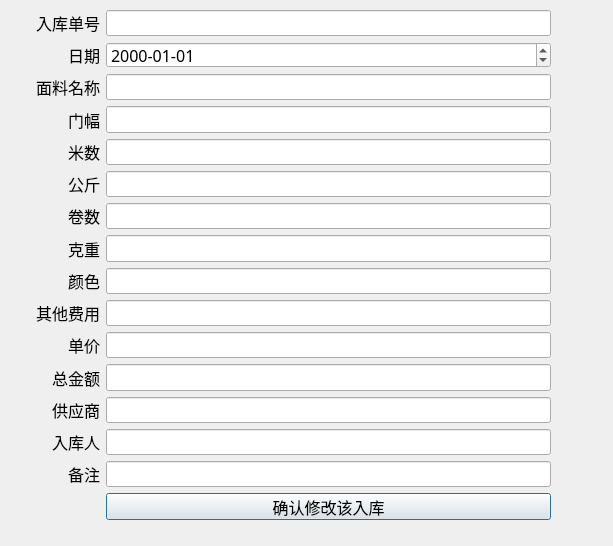
<?xml version="1.0" encoding="UTF-8"?>
<ui version="4.0">
 <class>MianliaoEdit</class>
 <widget class="QDialog" name="MianliaoEdit">
  <property name="geometry">
   <rect>
    <x>0</x>
    <y>0</y>
    <width>613</width>
    <height>546</height>
   </rect>
  </property>
  <property name="windowTitle">
   <string>Dialog</string>
  </property>
  <widget class="QWidget" name="formLayoutWidget">
   <property name="geometry">
    <rect>
     <x>20</x>
     <y>10</y>
     <width>531</width>
     <height>510</height>
    </rect>
   </property>
   <layout class="QFormLayout" name="formLayout">
    <item row="0" column="0">
     <widget class="QLabel" name="Label">
      <property name="minimumSize">
       <size>
        <width>80</width>
        <height>0</height>
       </size>
      </property>
      <property name="font">
       <font>
        <family>Agency FB</family>
        <pointsize>12</pointsize>
       </font>
      </property>
      <property name="text">
       <string>入库单号</string>
      </property>
      <property name="alignment">
       <set>Qt::AlignRight|Qt::AlignTrailing|Qt::AlignVCenter</set>
      </property>
     </widget>
    </item>
    <item row="0" column="1">
     <widget class="QLineEdit" name="LineEdit_ruku_id">
      <property name="font">
       <font>
        <family>Agency FB</family>
        <pointsize>12</pointsize>
       </font>
      </property>
      <property name="readOnly">
       <bool>true</bool>
      </property>
     </widget>
    </item>
    <item row="1" column="0">
     <widget class="QLabel" name="Label_2">
      <property name="minimumSize">
       <size>
        <width>80</width>
        <height>0</height>
       </size>
      </property>
      <property name="font">
       <font>
        <family>Agency FB</family>
        <pointsize>12</pointsize>
       </font>
      </property>
      <property name="text">
       <string>日期</string>
      </property>
      <property name="alignment">
       <set>Qt::AlignRight|Qt::AlignTrailing|Qt::AlignVCenter</set>
      </property>
     </widget>
    </item>
    <item row="2" column="0">
     <widget class="QLabel" name="Label_3">
      <property name="minimumSize">
       <size>
        <width>80</width>
        <height>0</height>
       </size>
      </property>
      <property name="font">
       <font>
        <family>Agency FB</family>
        <pointsize>12</pointsize>
       </font>
      </property>
      <property name="text">
       <string>面料名称</string>
      </property>
      <property name="alignment">
       <set>Qt::AlignRight|Qt::AlignTrailing|Qt::AlignVCenter</set>
      </property>
     </widget>
    </item>
    <item row="2" column="1">
     <widget class="QLineEdit" name="LineEdit_name">
      <property name="font">
       <font>
        <family>Agency FB</family>
        <pointsize>12</pointsize>
       </font>
      </property>
     </widget>
    </item>
    <item row="3" column="0">
     <widget class="QLabel" name="Label_4">
      <property name="minimumSize">
       <size>
        <width>80</width>
        <height>0</height>
       </size>
      </property>
      <property name="font">
       <font>
        <family>Agency FB</family>
        <pointsize>12</pointsize>
       </font>
      </property>
      <property name="text">
       <string>门幅</string>
      </property>
      <property name="alignment">
       <set>Qt::AlignRight|Qt::AlignTrailing|Qt::AlignVCenter</set>
      </property>
     </widget>
    </item>
    <item row="3" column="1">
     <widget class="QLineEdit" name="LineEdit_menfu">
      <property name="font">
       <font>
        <family>Agency FB</family>
        <pointsize>12</pointsize>
       </font>
      </property>
     </widget>
    </item>
    <item row="4" column="0">
     <widget class="QLabel" name="Label_5">
      <property name="minimumSize">
       <size>
        <width>80</width>
        <height>0</height>
       </size>
      </property>
      <property name="font">
       <font>
        <family>Agency FB</family>
        <pointsize>12</pointsize>
       </font>
      </property>
      <property name="text">
       <string>米数</string>
      </property>
      <property name="alignment">
       <set>Qt::AlignRight|Qt::AlignTrailing|Qt::AlignVCenter</set>
      </property>
     </widget>
    </item>
    <item row="4" column="1">
     <widget class="QLineEdit" name="LineEdit_mishu">
      <property name="font">
       <font>
        <family>Agency FB</family>
        <pointsize>12</pointsize>
       </font>
      </property>
     </widget>
    </item>
    <item row="5" column="0">
     <widget class="QLabel" name="Label_6">
      <property name="minimumSize">
       <size>
        <width>80</width>
        <height>0</height>
       </size>
      </property>
      <property name="font">
       <font>
        <family>Agency FB</family>
        <pointsize>12</pointsize>
       </font>
      </property>
      <property name="text">
       <string>公斤</string>
      </property>
      <property name="alignment">
       <set>Qt::AlignRight|Qt::AlignTrailing|Qt::AlignVCenter</set>
      </property>
     </widget>
    </item>
    <item row="5" column="1">
     <widget class="QLineEdit" name="LineEdit_gongjin">
      <property name="font">
       <font>
        <family>Agency FB</family>
        <pointsize>12</pointsize>
       </font>
      </property>
     </widget>
    </item>
    <item row="6" column="0">
     <widget class="QLabel" name="Label_7">
      <property name="minimumSize">
       <size>
        <width>80</width>
        <height>0</height>
       </size>
      </property>
      <property name="font">
       <font>
        <family>Agency FB</family>
        <pointsize>12</pointsize>
       </font>
      </property>
      <property name="text">
       <string>卷数</string>
      </property>
      <property name="alignment">
       <set>Qt::AlignRight|Qt::AlignTrailing|Qt::AlignVCenter</set>
      </property>
     </widget>
    </item>
    <item row="6" column="1">
     <widget class="QLineEdit" name="LineEdit_juanshu">
      <property name="font">
       <font>
        <family>Agency FB</family>
        <pointsize>12</pointsize>
       </font>
      </property>
     </widget>
    </item>
    <item row="7" column="0">
     <widget class="QLabel" name="Label_8">
      <property name="minimumSize">
       <size>
        <width>80</width>
        <height>0</height>
       </size>
      </property>
      <property name="font">
       <font>
        <family>Agency FB</family>
        <pointsize>12</pointsize>
       </font>
      </property>
      <property name="text">
       <string>克重</string>
      </property>
      <property name="alignment">
       <set>Qt::AlignRight|Qt::AlignTrailing|Qt::AlignVCenter</set>
      </property>
     </widget>
    </item>
    <item row="7" column="1">
     <widget class="QLineEdit" name="LineEdit_kezhong">
      <property name="font">
       <font>
        <family>Agency FB</family>
        <pointsize>12</pointsize>
       </font>
      </property>
     </widget>
    </item>
    <item row="8" column="0">
     <widget class="QLabel" name="Label_9">
      <property name="minimumSize">
       <size>
        <width>80</width>
        <height>0</height>
       </size>
      </property>
      <property name="font">
       <font>
        <family>Agency FB</family>
        <pointsize>12</pointsize>
       </font>
      </property>
      <property name="text">
       <string>颜色</string>
      </property>
      <property name="alignment">
       <set>Qt::AlignRight|Qt::AlignTrailing|Qt::AlignVCenter</set>
      </property>
     </widget>
    </item>
    <item row="8" column="1">
     <widget class="QLineEdit" name="LineEdit_color">
      <property name="font">
       <font>
        <family>Agency FB</family>
        <pointsize>12</pointsize>
       </font>
      </property>
     </widget>
    </item>
    <item row="9" column="0">
     <widget class="QLabel" name="Label_10">
      <property name="minimumSize">
       <size>
        <width>80</width>
        <height>0</height>
       </size>
      </property>
      <property name="font">
       <font>
        <family>Agency FB</family>
        <pointsize>12</pointsize>
       </font>
      </property>
      <property name="text">
       <string>其他费用</string>
      </property>
      <property name="alignment">
       <set>Qt::AlignRight|Qt::AlignTrailing|Qt::AlignVCenter</set>
      </property>
     </widget>
    </item>
    <item row="9" column="1">
     <widget class="QLineEdit" name="LineEdit_other_fee">
      <property name="font">
       <font>
        <family>Agency FB</family>
        <pointsize>12</pointsize>
       </font>
      </property>
     </widget>
    </item>
    <item row="10" column="0">
     <widget class="QLabel" name="Label_11">
      <property name="minimumSize">
       <size>
        <width>80</width>
        <height>0</height>
       </size>
      </property>
      <property name="font">
       <font>
        <family>Agency FB</family>
        <pointsize>12</pointsize>
       </font>
      </property>
      <property name="text">
       <string>单价</string>
      </property>
      <property name="alignment">
       <set>Qt::AlignRight|Qt::AlignTrailing|Qt::AlignVCenter</set>
      </property>
     </widget>
    </item>
    <item row="10" column="1">
     <widget class="QLineEdit" name="LineEdit_danjia">
      <property name="font">
       <font>
        <family>Agency FB</family>
        <pointsize>12</pointsize>
       </font>
      </property>
     </widget>
    </item>
    <item row="11" column="0">
     <widget class="QLabel" name="Label_12">
      <property name="minimumSize">
       <size>
        <width>80</width>
        <height>0</height>
       </size>
      </property>
      <property name="font">
       <font>
        <family>Agency FB</family>
        <pointsize>12</pointsize>
       </font>
      </property>
      <property name="text">
       <string>总金额</string>
      </property>
      <property name="alignment">
       <set>Qt::AlignRight|Qt::AlignTrailing|Qt::AlignVCenter</set>
      </property>
     </widget>
    </item>
    <item row="11" column="1">
     <widget class="QLineEdit" name="LineEdit_zongjine">
      <property name="font">
       <font>
        <family>Agency FB</family>
        <pointsize>12</pointsize>
       </font>
      </property>
     </widget>
    </item>
    <item row="12" column="0">
     <widget class="QLabel" name="Label_13">
      <property name="minimumSize">
       <size>
        <width>80</width>
        <height>0</height>
       </size>
      </property>
      <property name="font">
       <font>
        <family>Agency FB</family>
        <pointsize>12</pointsize>
       </font>
      </property>
      <property name="text">
       <string>供应商</string>
      </property>
      <property name="alignment">
       <set>Qt::AlignRight|Qt::AlignTrailing|Qt::AlignVCenter</set>
      </property>
     </widget>
    </item>
    <item row="12" column="1">
     <widget class="QLineEdit" name="LineEdit_gongyingshang">
      <property name="font">
       <font>
        <family>Agency FB</family>
        <pointsize>12</pointsize>
       </font>
      </property>
     </widget>
    </item>
    <item row="14" column="0">
     <widget class="QLabel" name="Label_14">
      <property name="minimumSize">
       <size>
        <width>80</width>
        <height>0</height>
       </size>
      </property>
      <property name="font">
       <font>
        <family>Agency FB</family>
        <pointsize>12</pointsize>
       </font>
      </property>
      <property name="text">
       <string>备注</string>
      </property>
      <property name="alignment">
       <set>Qt::AlignRight|Qt::AlignTrailing|Qt::AlignVCenter</set>
      </property>
     </widget>
    </item>
    <item row="14" column="1">
     <widget class="QLineEdit" name="LineEdit_comment">
      <property name="font">
       <font>
        <family>Agency FB</family>
        <pointsize>12</pointsize>
       </font>
      </property>
     </widget>
    </item>
    <item row="15" column="1">
     <widget class="QPushButton" name="pushButton">
      <property name="font">
       <font>
        <family>Agency FB</family>
        <pointsize>12</pointsize>
       </font>
      </property>
      <property name="text">
       <string>确认修改该入库</string>
      </property>
     </widget>
    </item>
    <item row="1" column="1">
     <widget class="QDateEdit" name="dateEdit_date">
      <property name="font">
       <font>
        <family>Agency FB</family>
        <pointsize>12</pointsize>
        <weight>50</weight>
        <bold>false</bold>
       </font>
      </property>
      <property name="displayFormat">
       <string>yyyy-MM-dd</string>
      </property>
     </widget>
    </item>
    <item row="13" column="0">
     <widget class="QLabel" name="Label_30">
      <property name="minimumSize">
       <size>
        <width>80</width>
        <height>0</height>
       </size>
      </property>
      <property name="font">
       <font>
        <family>Agency FB</family>
        <pointsize>12</pointsize>
       </font>
      </property>
      <property name="text">
       <string>入库人</string>
      </property>
      <property name="alignment">
       <set>Qt::AlignRight|Qt::AlignTrailing|Qt::AlignVCenter</set>
      </property>
     </widget>
    </item>
    <item row="13" column="1">
     <widget class="QLineEdit" name="LineEdit_rukuren">
      <property name="font">
       <font>
        <family>Agency FB</family>
        <pointsize>12</pointsize>
       </font>
      </property>
     </widget>
    </item>
   </layout>
  </widget>
 </widget>
 <resources/>
 <connections>
  <connection>
   <sender>pushButton</sender>
   <signal>clicked()</signal>
   <receiver>MianliaoEdit</receiver>
   <slot>MianLiaoRukuEditSlot()</slot>
   <hints>
    <hint type="sourcelabel">
     <x>311</x>
     <y>506</y>
    </hint>
    <hint type="destinationlabel">
     <x>578</x>
     <y>526</y>
    </hint>
   </hints>
  </connection>
 </connections>
 <slots>
  <slot>MianLiaoRukuEditSlot()</slot>
 </slots>
</ui>
